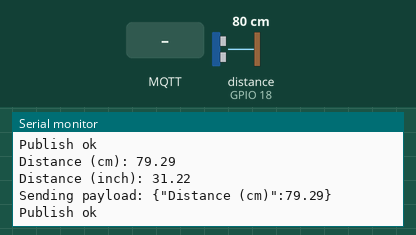
Bench run of a sketch on a simulated ESP32. On the bench: the last lines printed to the serial monitor. Wiring (inferred from the names in the program): ultrasonic range finder: trigger GPIO 5; echo GPIO 18. Inputs (shaded band) come from the test bench; at power-on: distance to the obstacle (sensor on GPIO 18) 80 cm. The echo pulse lasts 58.3 µs per cm; WiFi joins after 1.5 s; servers stay silent unless stated; no MQTT or app messages arrive unless stated.

Above: at 2.7 s.
2.8 s: MQTT message "1" arrives on the first subscribed topic
5.0 s: distance to the obstacle (sensor on GPIO 18) set to 2 cm
At 6.3 s:
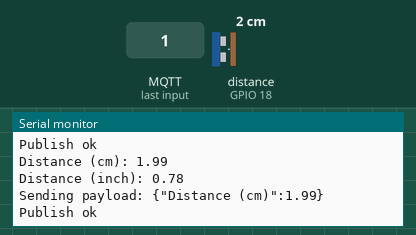
6.5 s: distance to the obstacle (sensor on GPIO 18) set to 9 cm
At 7.3 s:
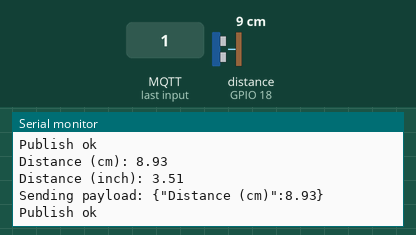
Timing chart, 0 to 9.5 s (numbered marks = the images above; inputs shaded):
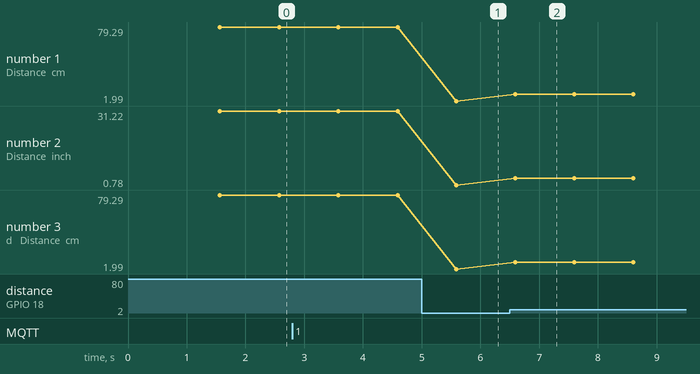

The sketch:

esp32-blink.ino
```cpp
#include <WiFi.h>
#include <WiFiClient.h>
#include <PubSubClient.h>
const int trigPin = 5;
const int echoPin = 18;
//define sound speed in cm/uS
#define SOUND_SPEED 0.034
#define CM_TO_INCH 0.393701
long duration;
float distanceCm;
float distanceInch;


void callback(char* subscribetopic, byte* payload, unsigned  int payloadLength);
 //-------credentials of IBM Accounts------

#define ORG "yehlj1"//IBM ORGANITION ID
#define DEVICE_TYPE "assign4"//Device type mentioned in ibm watson IOT Platform
#define DEVICE_ID "assign4"//Device ID mentioned in ibm watson IOT Platform
#define TOKEN "gB1iPcC)Xhaehsh5G@"     //Token
String data3;


//-------- Customise the above values --------
char server[] = ORG ".messaging.internetofthings.ibmcloud.com";// Server Name
char publishTopic[] = "iot-2/evt/Data/fmt/json";// topic name and type of event perform and format in which data to be send
char subscribetopic[] = "iot-2/cmd/test/fmt/String";// cmd  REPRESENT command type AND COMMAND IS TEST OF FORMAT STRING
char authMethod[] = "use-token-auth";// authentication method
char token[] = TOKEN;
char clientId[] = "d:" ORG ":" DEVICE_TYPE ":" DEVICE_ID;//client id

WiFiClient wifiClient; // creating the instance for wificlient
PubSubClient client(server, 1883, callback ,wifiClient);

void setup() {
  Serial.begin(115200); // Starts the serial communication
  pinMode(trigPin, OUTPUT); // Sets the trigPin as an Output
  pinMode(echoPin, INPUT); // Sets the echoPin as an Input
  Serial.println();
  wificonnect();
  mqttconnect();

}

void loop() {
  // Clears the trigPin
  digitalWrite(trigPin, LOW);
  delayMicroseconds(2);
  // Sets the trigPin on HIGH state for 10 micro seconds
  digitalWrite(trigPin, HIGH);
  delayMicroseconds(10);
  digitalWrite(trigPin, LOW);

  // Reads the echoPin, returns the sound wave travel time in microseconds
  duration = pulseIn(echoPin, HIGH);

  // Calculate the distance
  distanceCm = duration * SOUND_SPEED/2;

  // Convert to inches
  distanceInch = distanceCm * CM_TO_INCH;

  // Prints the distance in the Serial Monitor
  Serial.print("Distance (cm): ");
  Serial.println(distanceCm);
  Serial.print("Distance (inch): ");
  Serial.println(distanceInch);

  PublishData(distanceCm);
  delay(1000);
  if (!client.loop()) {
    mqttconnect();
  }
}

  void PublishData(float Cm) {
  mqttconnect();//function call for connecting to ibm
  /*
     creating the String in in form JSon to update the data to ibm cloud
  */
  String payload = "{\"Distance (cm)\":";
  payload += Cm;
  payload += "}";


  Serial.print("Sending payload: ");
  Serial.println(payload);


  if (client.publish(publishTopic, (char*) payload.c_str())) {
    Serial.println("Publish ok");// if it sucessfully upload data on the cloud then it will print publish ok in Serial monitor or else it will print publish failed
  } else {
    Serial.println("Publish failed");
  }

}
void mqttconnect() {
  if (!client.connected()) {
    Serial.print("Reconnecting client to ");
    Serial.println(server);
    while (!!!client.connect(clientId, authMethod, token)) {
      Serial.print(".");
      delay(500);
    }

     initManagedDevice();
     Serial.println();
  }
}
void wificonnect() //function defination for wificonnect
{
  Serial.println();
  Serial.print("Connecting to ");

  WiFi.begin("Wokwi-GUEST", "", 6);//passing the wifi credentials to establish the connection
  while (WiFi.status() != WL_CONNECTED) {
    delay(500);
    Serial.print(".");
  }
  Serial.println("");
  Serial.println("WiFi connected");
  Serial.println("IP address: ");
  Serial.println(WiFi.localIP());
}

void initManagedDevice() {
  if (client.subscribe(subscribetopic)) {
    Serial.println((subscribetopic));
    Serial.println("subscribe to cmd OK");
  } else
  {
    Serial.println("subscribe to cmd FAILED");
  }
}
void callback(char* subscribetopic, byte* payload, unsigned int payloadLength)
{

  Serial.print("callback invoked for topic: ");
  Serial.println(subscribetopic);
  for (int i = 0; i < payloadLength; i++) {
    //Serial.print((char)payload[i]);
    data3 += (char)payload[i];
  }
}
```

Measured:
- after the input at 5.0 s, the serial monitor: prints a new line after 0.59 s (image 1)
- after the input at 6.5 s, the serial monitor: prints a new line after 0.10 s (image 2)
- plotted number 1: 79.29 → 1.99 after the input at 5.0 s, 1.99 → 8.93 after the input at 6.5 s
- plotted number 2: 31.22 → 0.78 after the input at 5.0 s, 0.78 → 3.51 after the input at 6.5 s
- plotted number 3: 79.29 → 1.99 after the input at 5.0 s, 1.99 → 8.93 after the input at 6.5 s
